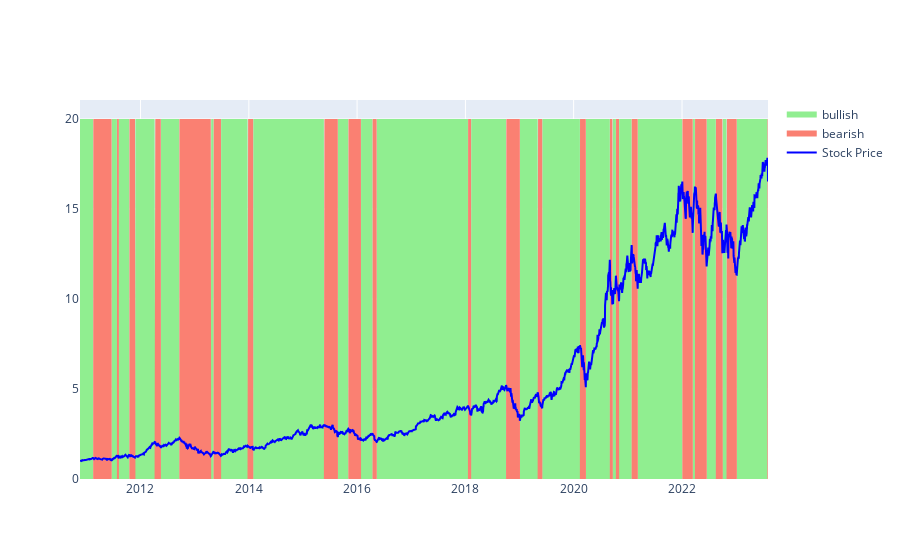

Write notebook code for a chart like this one.
### Code cell
import plotly.graph_objects as go

symbol = "AAPL"
fig = go.Figure()

# Fill bullish regions
fig.add_trace(go.Scatter(
    x=data.index,
    y=[20 if t > 0 else 0 for t in tr[symbol]],
    fill='tozeroy',
    mode='none',
    fillcolor='lightgreen',
    name='bullish'
))

# Fill bearish regions
fig.add_trace(go.Scatter(
    x=data.index,
    y=[20 if t < 0 else 0 for t in tr[symbol]],
    fill='tozeroy',
    mode='none',
    fillcolor='salmon',
    name='bearish'
))

# Plot stock price
fig.add_trace(go.Scatter(
    x=data.index,
    y=data[symbol],
    mode='lines',
    name='Stock Price',
    line=dict(color='blue')
))
# Plot candlestick chart

fig.show()

### Figure 1 — Plotly figure (JSON) as saved in the notebook; plotly's stock layout.template omitted (floating-point values rounded to 4 significant figures; data arrays with more than 128 entries replaced by an {"elided": "..."} marker saying what was removed)
{"data": [{"fill": "tozeroy", "fillcolor": "lightgreen", "mode": "none", "name": "bullish", "type": "scatter", "x": {"elided": "3138 str values"}, "y": {"elided": "3138 int values"}}, {"fill": "tozeroy", "fillcolor": "salmon", "mode": "none", "name": "bearish", "type": "scatter", "x": {"elided": "3138 str values"}, "y": {"elided": "3138 int values"}}, {"line": {"color": "blue"}, "mode": "lines", "name": "Stock Price", "type": "scatter", "x": {"elided": "3138 str values"}, "y": {"elided": "3138 float values"}}], "layout": {}}
